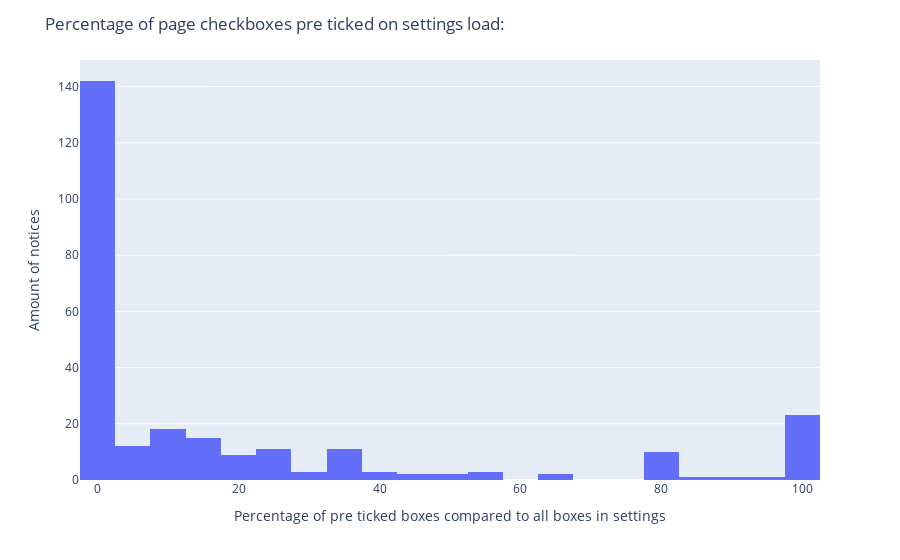

Notebook code for this chart:
### Markdown cell above
## Percentage of checkboxes pre ticked:

### Code cell
plotdata = pd.DataFrame({"Percentage Ticked Boxes / All Boxes on page": perTickedBoxes})
fig = px.histogram(plotdata, x="Percentage Ticked Boxes / All Boxes on page", nbins= 30,
                  )
fig.update_layout(
    title="Percentage of page checkboxes pre ticked on settings load:",
    yaxis_title="Amount of notices",
    xaxis_title="Percentage of pre ticked boxes compared to all boxes in settings",
)
fig.show()

### Figure 1 — Plotly figure (JSON) as saved in the notebook; plotly's stock layout.template omitted (floating-point values rounded to 4 significant figures; data arrays with more than 128 entries replaced by an {"elided": "..."} marker saying what was removed)
{"data": [{"alignmentgroup": "True", "bingroup": "x", "hovertemplate": "Percentage Ticked Boxes / All Boxes on page=%{x}<br>count=%{y}<extra></extra>", "legendgroup": "", "marker": {"color": "#636efa"}, "name": "", "nbinsx": 30, "offsetgroup": "", "orientation": "v", "showlegend": false, "type": "histogram", "x": {"elided": "269 float values"}, "xaxis": "x", "yaxis": "y"}], "layout": {"barmode": "relative", "legend": {"tracegroupgap": 0}, "margin": {"t": 60}, "title": {"text": "Percentage of page checkboxes pre ticked on settings load:"}, "xaxis": {"anchor": "y", "domain": [0, 1], "title": {"text": "Percentage of pre ticked boxes compared to all boxes in settings"}}, "yaxis": {"anchor": "x", "domain": [0, 1], "title": {"text": "Amount of notices"}}}}
